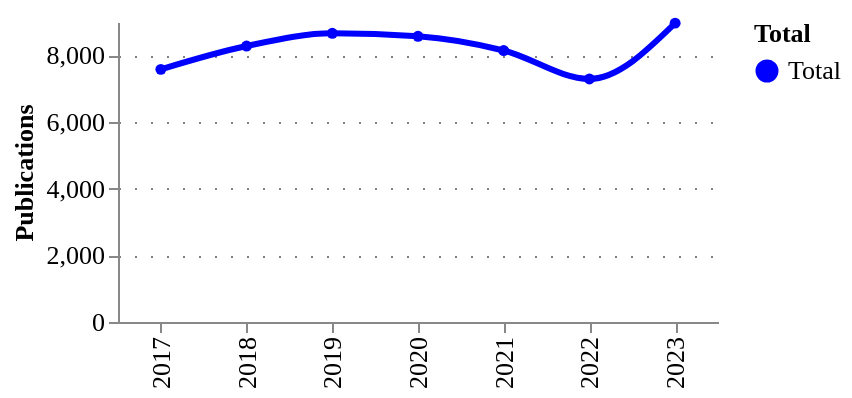

Notebook code for this chart:
### Code cell
fig = pu.ts_smooth(
    ts_counts.assign(Total="Total").query("year >= 2017"),
    ["Total"],
    variable= "counts",
    variable_title = "Publications",
    category_column = "Total",
    width = 300,
    height = 150,
    legend_orient='right',
)
pu.configure_plots(fig)

### Figure 1 — Vega-Lite specification as saved in the notebook (floating-point values rounded to 4 significant figures)
{"config": {"title": {"font": "Averta", "anchor": "start"}, "subtitle": {"font": "Averta"}, "axis": {"labelFont": "Averta", "titleFont": "Averta", "gridColor": "grey", "gridDash": [1, 7], "labelFontSize": 13, "titleFontSize": 13}, "header": {"labelFont": "Averta", "titleFont": "Averta"}, "legend": {"labelFont": "Averta", "titleFont": "Averta", "labelFontSize": 13, "titleFontSize": 13}, "range": {"category": ["#0000FF", "#FDB633", "#18A48C", "#9A1BBE", "#EB003B", "#FF6E47", "#646363", "#0F294A", "#97D9E3", "#A59BEE", "#F6A4B7", "#D2C9C0", "#FFFFFF", "#000000"], "ordinal": {"scheme": ["#0000FF", "#FDB633", "#18A48C", "#9A1BBE", "#EB003B", "#FF6E47", "#646363", "#0F294A", "#97D9E3", "#A59BEE", "#F6A4B7", "#D2C9C0", "#FFFFFF", "#000000"]}}, "view": {"strokeWidth": 0}}, "data": {"name": "data-461bad3753787faab304db63d2cf6ff3"}, "mark": {"type": "line", "interpolate": "monotone", "point": {"filled": true, "size": 30}, "size": 3, "strokeDash": [0]}, "encoding": {"color": {"field": "Total", "legend": {"orient": "right"}, "type": "nominal"}, "tooltip": [{"field": "year", "title": "Year", "type": "ordinal"}, {"field": "Total", "type": "nominal"}, {"field": "counts", "format": ".3f", "title": "Publications", "type": "quantitative"}], "x": {"field": "year", "title": "", "type": "ordinal"}, "y": {"field": "counts", "title": "Publications", "type": "quantitative"}}, "height": 150, "title": {"anchor": "start", "text": "", "fontSize": 14, "subtitle": "", "subtitleFont": "Averta", "subtitleFontSize": 13}, "width": 300, "$schema": "https://vega.github.io/schema/vega-lite/v4.17.0.json", "datasets": {"data-461bad3753787faab304db63d2cf6ff3": [{"year": 2017, "counts": 7579, "Total": "Total"}, {"year": 2018, "counts": 8279, "Total": "Total"}, {"year": 2019, "counts": 8662, "Total": "Total"}, {"year": 2020, "counts": 8572, "Total": "Total"}, {"year": 2021, "counts": 8144, "Total": "Total"}, {"year": 2022, "counts": 7292, "Total": "Total"}, {"year": 2023, "counts": 8966, "Total": "Total"}]}}
